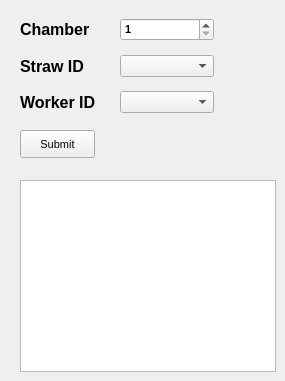
      <widget class="QWidget" name="tab_3">
       <attribute name="title">
        <string>Comment</string>
       </attribute>
       <widget class="QPlainTextEdit" name="commentPTE">
        <property name="geometry">
         <rect>
          <x>20</x>
          <y>180</y>
          <width>256</width>
          <height>192</height>
         </rect>
        </property>
        <property name="font">
         <font>
          <pointsize>8</pointsize>
         </font>
        </property>
        <property name="placeholderText">
         <string/>
        </property>
       </widget>
       <widget class="QWidget" name="">
        <property name="geometry">
         <rect>
          <x>20</x>
          <y>10</y>
          <width>194</width>
          <height>113</height>
         </rect>
        </property>
        <layout class="QGridLayout" name="gridLayout">
         <item row="2" column="1">
          <widget class="QComboBox" name="workerSelectCB">
           <property name="font">
            <font>
             <weight>75</weight>
             <bold>true</bold>
            </font>
           </property>
          </widget>
         </item>
         <item row="2" column="0">
          <widget class="QLabel" name="label_46">
           <property name="font">
            <font>
             <pointsize>12</pointsize>
             <weight>75</weight>
             <bold>true</bold>
            </font>
           </property>
           <property name="text">
            <string>Worker ID</string>
           </property>
          </widget>
         </item>
         <item row="0" column="1">
          <widget class="QSpinBox" name="chamberSelectSB">
           <property name="font">
            <font>
             <pointsize>8</pointsize>
             <weight>75</weight>
             <bold>true</bold>
            </font>
           </property>
           <property name="minimum">
            <number>1</number>
           </property>
           <property name="maximum">
            <number>10</number>
           </property>
          </widget>
         </item>
         <item row="0" column="0">
          <widget class="QLabel" name="label_44">
           <property name="font">
            <font>
             <pointsize>12</pointsize>
             <weight>75</weight>
             <bold>true</bold>
            </font>
           </property>
           <property name="text">
            <string>Chamber</string>
           </property>
          </widget>
         </item>
         <item row="1" column="1">
          <widget class="QComboBox" name="strawSelectCB">
           <property name="font">
            <font>
             <pointsize>8</pointsize>
             <weight>75</weight>
             <bold>true</bold>
            </font>
           </property>
          </widget>
         </item>
         <item row="1" column="0">
          <widget class="QLabel" name="label_45">
           <property name="font">
            <font>
             <pointsize>12</pointsize>
             <weight>75</weight>
             <bold>true</bold>
            </font>
           </property>
           <property name="text">
            <string>Straw ID</string>
           </property>
          </widget>
         </item>
        </layout>
       </widget>
       <widget class="QPushButton" name="commentSubmitPB">
        <property name="geometry">
         <rect>
          <x>20</x>
          <y>130</y>
          <width>75</width>
          <height>28</height>
         </rect>
        </property>
        <property name="font">
         <font>
          <pointsize>8</pointsize>
          <weight>50</weight>
          <bold>false</bold>
         </font>
        </property>
        <property name="text">
         <string>Submit</string>
        </property>
       </widget>
      </widget>
